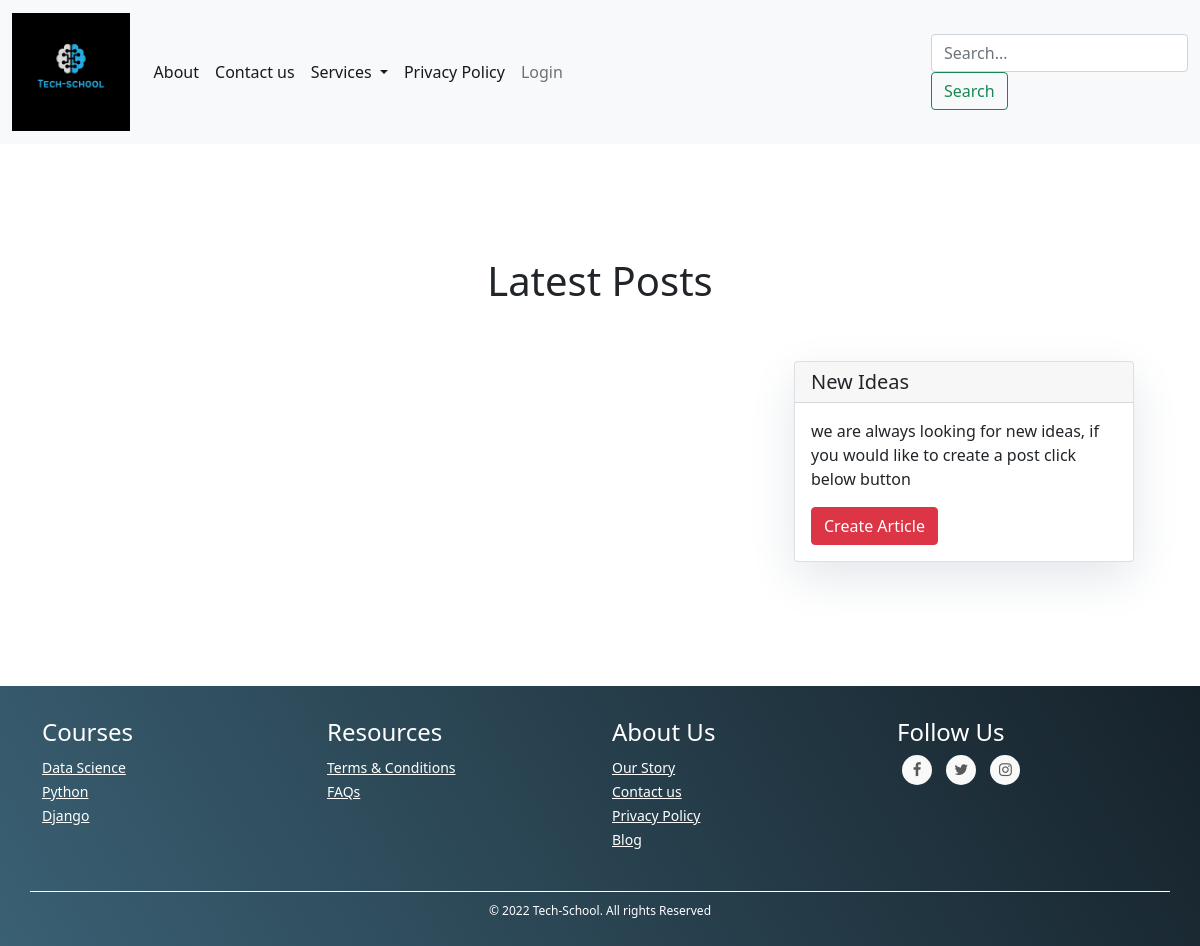
/blog/, run on an earlier commit of the app's database.
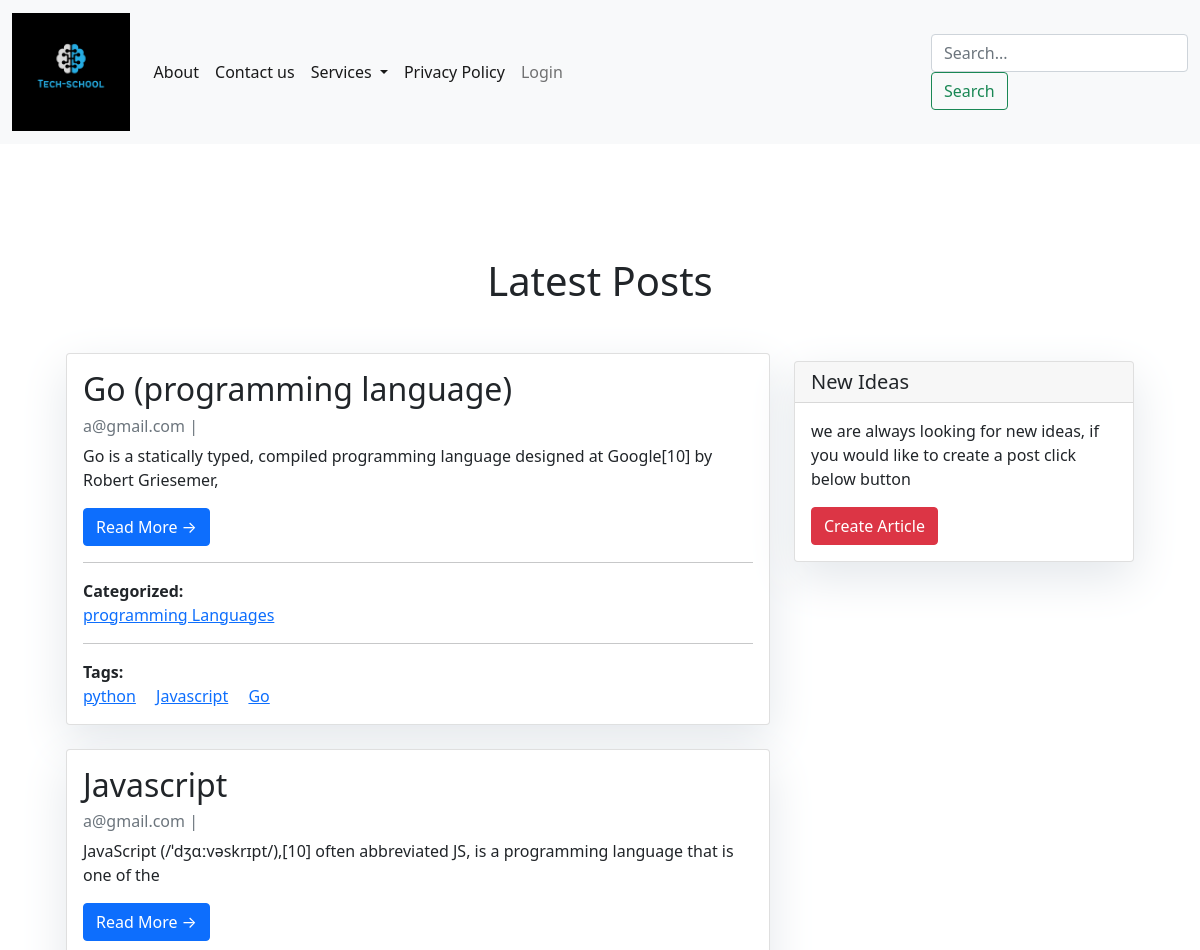
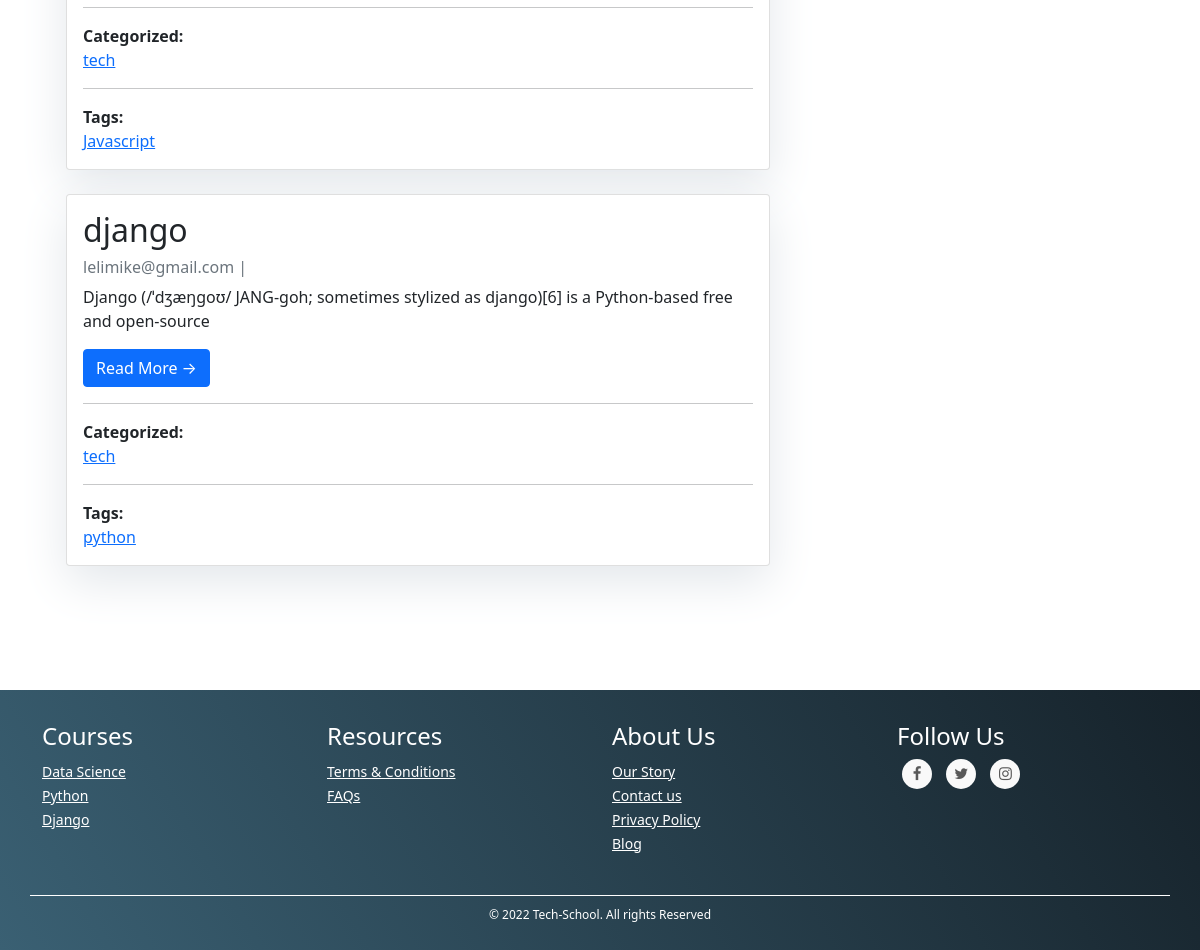
And on a later commit of the database (2 pictures, top to bottom).
### blog/models.py (models this page shows, shortened)
class Post(models.Model):
    title = models.CharField(max_length=300, unique=True)
    slug = models.SlugField(max_length=300, unique=True)
    author = models.ForeignKey(settings.AUTH_USER_MODEL, on_delete=models.CASCADE, related_name=('blog_posts'))
    content = models.TextField()
    category = models.ManyToManyField(PostCategory,related_name='category')
    tag=models.ManyToManyField(PostTag,related_name='tag')
    status = models.IntegerField(choices=STATUS, default=0)
    created_at = models.DateTimeField(auto_now_add=True)
    updated_at = models.DateTimeField(auto_now=True)
    class Meta:
        ordering = ['-created_at']
        verbose_name = 'Post Article'
        verbose_name_plural = 'Post Articles'

class PostCategory(models.Model):
    name = models.CharField(max_length=100)
    slug = models.SlugField(max_length=100)
    description = models.TextField()
    parent = models.ForeignKey('self', blank=True, null=True,on_delete=models.CASCADE, related_name='children')
    class Meta:
        verbose_name = 'Category'
        verbose_name_plural = 'Categories'

class PostTag(models.Model):
    name=models.CharField(max_length=100)
    slug=models.SlugField(max_length=100,default='')
    description=models.TextField()
    class Meta:
        verbose_name = 'Tag'
        verbose_name_plural = 'Tags'

### accounts/models.py (models this page shows)
class User(AbstractUser):
    username = None
    email = models.EmailField(_('email address'), unique=True)
    phone_number=models.CharField(max_length=20)
    gender = models.CharField(max_length=10, choices=GENDER_CHOICES,default='Male')
    def __str__(self):
        return self.email
    USERNAME_FIELD = 'email'
    REQUIRED_FIELDS = []
    objects = UserManager()

### blog/views.py (the view)
# urls.py: path('', views.PostList.as_view(), name='post_list'),
class PostList(ListView):
    model = Post
    template_name = 'blog/post_list.html'

### blog/templates/blog/post_list.html (shortened to what this page needs)
{% extends "base.html" %}
{% block content %}
<header class="masthead">
    <div class="container">
        <div class="row">
            <div class=" col-md-8 col-md-10 mx-auto">
                <div class="site-heading">
                    <h3 class=" site-heading my-4 mt-3 text-white">Welcome to my blog.</h3>
                </div>
            </div>
        </div>
    </div>
</header>
<h1 style="text-align:center">Latest Posts</h1>
<br>
<div class="container">
    <div class="row">
        <div class="col-md-8 mt-3 left">
            {% for post in post_list %}
            <div class="card mb-4">
                <div class="card-body">
                    <h2 class="card-title">{{ post.title }}</h2>
                    <p class="card-text text-muted h6">{{ post.author }} | {{ post.created_on}} </p>
                    <p class="card-text">{{post.content|slice:":100" }}</p>
                    <a href="{% url 'blog:post_detail' post.slug  %}" class="btn btn-primary">Read More &rarr;</a>
                    <hr>
                    <b>Categorized:</b>
                    <br>
                    {% for category in post.category.all %}
                    <a href="{% url 'blog:post_category' category.slug %}" class="card-link">{{ category.name }}</a>
                    {% endfor %}
                    <hr>
                    <b>Tags:</b>
                    <br>
                       {% for tag in post.tag.all %}
                       <a href="{% url 'blog:post_tag' tag.slug %}" class="card-link">{{ tag.name }}</a>
                       {% endfor %}
                </div>
            </div>
            {% endfor %}
        </div>
        {% include 'blog/sidebar.html' %}
    </div>
</div>
{% endblock %}

### templates/base.html (shortened to what this page needs)
{% load static %}
<!DOCTYPE html>
<html>
  <head>
    <link href="https://cdn.jsdelivr.net/npm/bootstrap@5.0.2/dist/css/bootstrap.min.css" rel="stylesheet">
   <link href="https://maxcdn.bootstrapcdn.com/font-awesome/4.7.0/css/font-awesome.min.css" rel="stylesheet" >
   <link rel="stylesheet " href= "{% static 'css/site.css' %}">
    </head>
    <body>
{% include "navbar.html" %}
  <main role="main" class="container">
    <div class= "container mt-3">
      <br>
      {%  block content %}
      {% endblock %}
    </div>
  </main>
{% include "footer.html" %}
</body>
</html>

### templates/navbar.html (shortened to what this page needs)
{% load static %}
<header>
    <nav class="navbar navbar-expand-lg navbar-light bg-light">
      <div class="container-fluid">
        <a class="navbar-brand" href="/" style="max-width: 10%;">
            <img src="{% static 'images/logo.png' %}" class="img-fluid">
        </a>
        <div class="collapse navbar-collapse" id="navbarSupportedContent">
          <ul class="navbar-nav me-auto mb-2 mb-lg-0">
            <li class="nav-item">
              <a class="nav-link active" aria-current="page" href="{% url 'about' %}">About</a>
            </li>
            <li class="nav-item">
              <a class="nav-link active" <a href="{% url 'contact' %}">Contact us</a>
            </li>
            <li class="nav-item dropdown">
              <a class="nav-link active dropdown-toggle" href="# " id="navbarDropdown" role="button" data-bs-toggle="dropdown" aria-expanded="false">
                Services
              </a>
            </li>
            <li class="nav-item">
              <a class="nav-link active" href="{% url 'policy' %}">Privacy Policy</a>
            </li>
          </ul>
          <div class="collapse navbar-collapse" id="navbarText">
            <ul class="navbar-nav mr-auto">
              {% if user.is_authenticated %}
              <li class="nav-item">
                <a class="nav-link" href="{% url 'accounts:logout' %}">Logout</a>
              </li>
              {% else %}
              <li class="nav-item">
                <a class="nav-link" href="{% url 'accounts:login' %}">Login</a>
              </li>
              {% endif %}
            </ul>
          </div>
        <form action="/" method="get" class="form-inline mt-2 mt-md-0">
           <input id="q" name="q" value="{{ request.GET.q }}"
             class="form-control mr-sm-2" type="text" placeholder="Search..." aria-label="Search">
               <button class="btn btn-outline-success my-sm-0-2 my-sm-0" type="submit">Search
               </button>
       </form>
        </div>
      </div>
    </nav>
    </header>

### blog/templates/blog/sidebar.html (shortened to what this page needs)
{% block sidebar %}
<div class="col-md-4 float-right ">
<div class="card my-4">
        <h5 class="card-header">New Ideas</h5>
    <div class="card-body">
        <p class="card-text">we are always looking for new ideas,
            if you would like to create a post click below button</p>
        <a href="{% url 'blog:post-add' %}"
           class="btn btn-danger">Create Article</a>
    </div>
</div>
</div>
  {% endblock sidebar %}

### templates/footer.html (shortened to what this page needs)
    <footer class="mainfooter" role="contentinfo">
        <div class="footer-middle">
        <div class="container">
          <div class="row">
            <div class="col-md-3 col-sm-6">
              <div class ="footer-pad">
                <h4>Courses</h4>
                <ul class="list-unstyled" >
                  <li><a href="#">Data Science</a></li>
                  <li> <a href ="#">Python</a> </li>
                  <li> <a href = "#">Django</a> </li>
              </div>
            </div>
            <div class="col-md-3 col-sm-6">
              <div class="footer-pad">
              <h4>Resources</h4>
              <ul class="list-unstyled">
                <li> <a href="{% url 'terms' %}">Terms & Conditions</a> </li>
                <li> <a href ="{% url 'faqs' %}"> FAQs </a></li>
              </ul>
              </div>
              </div>
              <div class ="col-md-3 col-sm-6">
                <div class ="footer-pad">
                <h4>About Us </h4>
                <ul class="list-unstyled">
                  <li><a href="{% url 'about' %}">Our Story</a></li>
                  <li><a href="{% url 'contact' %}">Contact us </a></li>
                  <li><a href="{% url 'policy' %}">Privacy Policy</a></li>
                  <li> <a href ="{% url 'blog:post_list'%} "> Blog </a></li>
                </ul>
              </div>
            </div>
            <div class="col-md-3">
              <h4>Follow Us</h4>
                  <ul class="social-network social-circle">
                   <li><a href="https://facebook.com/mwoka" class="icoFacebook" title="Facebook"><i class="fa fa-facebook"></i></a></li>
                   <li><a href="https://twitter.com/LeliMichael " class="icoTwitter" title="Twitter"><i class="fa fa-twitter"></i></a></li>
                   <li><a href="https://instagram.com/pharmacycoder " class="icoInstagram" title="Instagram"><i class="fa fa-instagram"></i></a></li>
                  </ul>
          </div>
          </div>
          <br>
        <div class="row">
          <div class="col-md-12 copy">
            <p class="text-center">&copy;  {% now 'Y' %} Tech-School. All rights Reserved</p>
          </div>
        </div>
        </div>
        </div>

### static/css/site.css (style rules this page uses)
footer { background: #16222A; background: -webkit-linear-gradient(59deg,#3A6073, #16222A); background: linear-gradient(59deg,#3A6073, #16222A); color: white; margin-top: 100px; }
footer a { color: #fff; font-size: 14px; transition-duration: 0.2s; }
.copy { font-size: 12px; padding: 10px; border-top: 1px solid #FFFFFF; }
.footer-middle { padding-top: 2em; color: white; }
ul.social-network { list-style: none; display: inline; margin-left: 0!important; padding: 0; }
ul.social-network li { display: inline; margin: 0 5px; }
.social-circle li a { display: inline-block; position: relative; margin: 0 auto 0 auto; -moz-border-radius: 50%; -webkit-border-radius: 50%; border-radius: 50%; text-align: center; width: 30px; height: 30px; font-size: 15px; }
.social-circle li i { margin: 0; line-height: 30px; text-align: center; }
.social-circle i { color: #595959; -webkit-transition: all 0.8s; -moz-transition: all 0.8s; -o-transition: all 0.8s; -ms-transition: all 0.8s; transition: all 0.8s; }
.social-network a { background-color: #F9F9F9; }

### blog/templates/blog/post_list.html (style rules this page uses)
.card { box-shadow: 0 16px 48px #E3E7EB; }

### blog/templates/blog/sidebar.html (style rules this page uses)
.card { box-shadow: 0 16px 48px #E3E7EB; }

What changed in the data, as far as the page shows it:
added Post: title "Go (programming language)", author "a@gmail.com", content "Go is a statically typed, compiled programming language designed at Google[10] by Robert Griesemer,"
added PostCategory: name "programming Languages", shown under "Go (programming language)"
added PostTag: name "python"
added PostTag: name "Javascript"
added PostTag: name "Go", shown under "Go (programming language)"
added Post: title "Javascript", author "a@gmail.com", content "JavaScript (/ˈdʒɑːvəskrɪpt/),[10] often abbreviated JS, is a programming language that is one of the"
added PostCategory: name "tech"
added Post: title "django", author "lelimike@gmail.com", content "Django (/ˈdʒæŋɡoʊ/ JANG-goh; sometimes stylized as django)[6] is a Python-based free and open-source"
